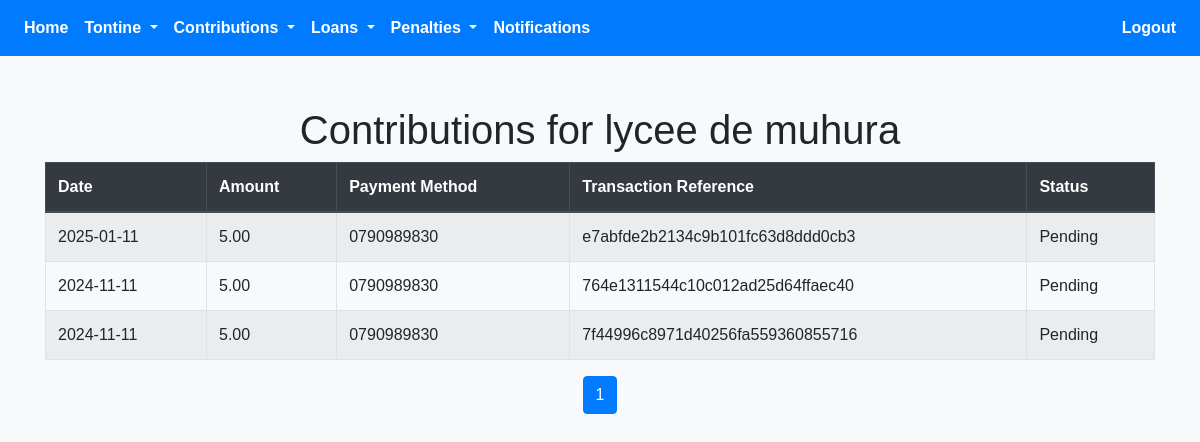
/contribution_success_admin.php?id=50 (signed in), run on an earlier commit of the app's database.
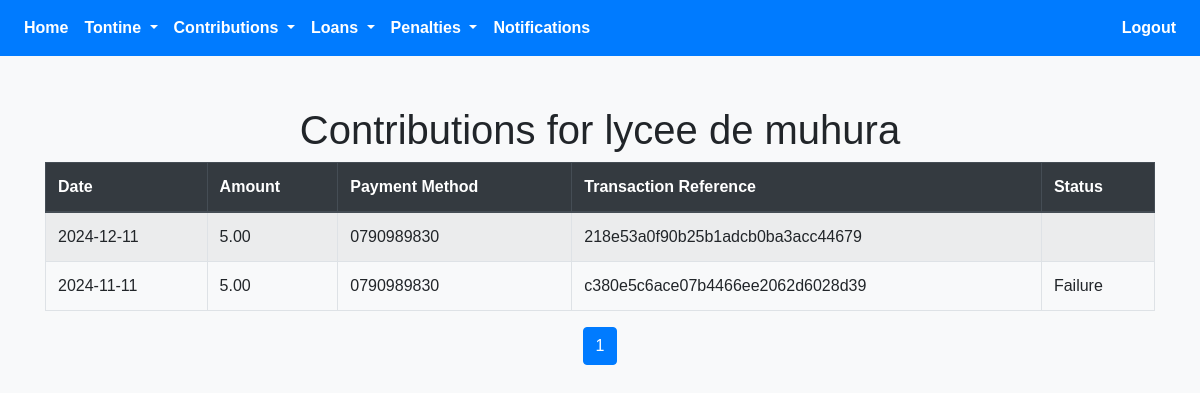
And on a later commit of the database.
### tables this page shows
CREATE TABLE `contributions` (
  `id` int(11) NOT NULL,
  `user_id` int(11) DEFAULT NULL,
  `tontine_id` int(11) DEFAULT NULL,
  `amount` decimal(10,2) DEFAULT NULL,
  `payment_method` varchar(100) DEFAULT NULL,
  `contribution_date` date DEFAULT curdate(),
  `transaction_ref` varchar(255) NOT NULL,
  `payment_status` enum('Approved','Pending','Failure') DEFAULT 'Pending'
);

### contribution_success_admin.php (the view, shortened to what the changed rows need)
<?php
require 'config.php';
$user_id = $_SESSION['user_id'];
$tontine_id = isset($_GET['id']) ? (int)$_GET['id'] : null;
$perPage = 5;
$page = isset($_GET['page']) ? (int)$_GET['page'] : 1;
$page = max($page, 1);
$start = ($page - 1) * $perPage;
try {
    $countStmt = $pdo->prepare("
        SELECT COUNT(*) AS total
        FROM contributions
        WHERE user_id = :user_id AND tontine_id = :tontine_id
    ");
    $countStmt->execute([
        'user_id' => $user_id,
        'tontine_id' => $tontine_id,
    ]);
    $totalCount = $countStmt->fetch(PDO::FETCH_ASSOC)['total'];
    $stmt = $pdo->prepare("
        SELECT id, amount, payment_method, transaction_ref, contribution_date, payment_status
        FROM contributions
        WHERE user_id = :user_id AND tontine_id = :tontine_id
        ORDER BY contribution_date DESC
        LIMIT :start, :perPage
    ");
    $stmt->bindValue(':user_id', $user_id, PDO::PARAM_INT);
    $stmt->bindValue(':tontine_id', $tontine_id, PDO::PARAM_INT);
    $stmt->bindValue(':start', $start, PDO::PARAM_INT);
    $stmt->bindValue(':perPage', $perPage, PDO::PARAM_INT);
    $stmt->execute();
    $contributions = $stmt->fetchAll(PDO::FETCH_ASSOC);
    $tontineStmt = $pdo->prepare("SELECT tontine_name FROM tontine WHERE id = :id");
    $tontineStmt->bindParam(':id', $tontine_id, PDO::PARAM_INT);
    $tontineStmt->execute();
    $tontine = $tontineStmt->fetch(PDO::FETCH_ASSOC);
} catch (PDOException $e) {
    die("Error: " . htmlspecialchars($e->getMessage()));
}
?>
<!DOCTYPE html>
<html lang="en">
<head>
    <link rel="stylesheet" href="https://stackpath.bootstrapcdn.com/bootstrap/4.5.2/css/bootstrap.min.css">
    <link rel="stylesheet" href="https://cdnjs.cloudflare.com/ajax/libs/font-awesome/5.15.4/css/all.min.css">
</head>
<body>
    <div class="container">
        <h1 class="text-center">Contributions for <?php echo htmlspecialchars($tontine['tontine_name']); ?></h1>
        <?php if (!empty($contributions)): ?>
            <table class="table table-bordered table-striped">
                <thead class="thead-dark">
                    <tr>
                        <th>Date</th>
                        <th>Amount</th>
                        <th>Payment Method</th>
                        <th>Transaction Reference</th>
                        <th>Status</th>
                    </tr>
                </thead>
                <tbody>
                    <?php foreach ($contributions as $contribution): ?>
                        <tr>
                            <td><?php echo date('Y-m-d', strtotime($contribution['contribution_date'])); ?></td>
                            <td><?php echo number_format($contribution['amount'], 2); ?></td>
                            <td><?php echo htmlspecialchars($contribution['payment_method']); ?></td>
                            <td><?php echo htmlspecialchars($contribution['transaction_ref']); ?></td>
                            <td><?php echo htmlspecialchars($contribution['payment_status']); ?></td>
                        </tr>
                    <?php endforeach; ?>
                </tbody>
            </table>
            <?php
                $totalPages = ceil($totalCount / $perPage);
            ?>
            <nav>
                <ul class="pagination justify-content-center">
                    <?php for ($i = 1; $i <= $totalPages; $i++): ?>
                        <li class="page-item <?php echo ($i == $page) ? 'active' : ''; ?>">
                            <a class="page-link" href="?id=<?php echo $tontine_id; ?>&page=<?php echo $i; ?>">
                                <?php echo $i; ?>
                            </a>
                        </li>
                    <?php endfor; ?>
                </ul>
            </nav>
        <?php else: ?>
            <p class="text-center">No contributions found for this tontine.</p>
        <?php endif; ?>
    </div>
</body>
</html>

What changed in the data, as far as the page shows it:
removed contributions: contribution_date "2025-01-11", amount "5.00", payment_method "0790989830", transaction_ref "e7abfde2b2134c9b101fc63d8ddd0cb3", payment_status "Pending"
removed contributions: contribution_date "2024-11-11", amount "5.00", payment_method "0790989830", transaction_ref "764e1311544c10c012ad25d64ffaec40", payment_status "Pending"
removed contributions: contribution_date "2024-11-11", amount "5.00", payment_method "0790989830", transaction_ref "7f44996c8971d40256fa559360855716", payment_status "Pending"
added contributions: contribution_date "2024-12-11", amount "5.00", payment_method "0790989830", transaction_ref "218e53a0f90b25b1adcb0ba3acc44679"
added contributions: contribution_date "2024-11-11", amount "5.00", payment_method "0790989830", transaction_ref "c380e5c6ace07b4466ee2062d6028d39", payment_status "Failure"
